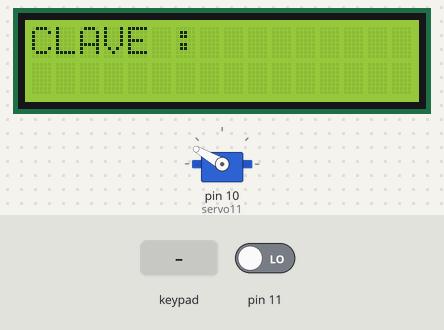
Simulated run of this sketch. Board: Arduino Mega 2560, built with avr-gcc and run on an emulated ATmega2560. Parts: 16×2 character LCD, servo. Inputs (shaded band) come from the test bench; at power-on: pin 11 LOW.

Above: at 1.2 s.
1.3 s: keypad keys 0 0 0 0 # pressed 0.4 s apart
At 3.8 s:
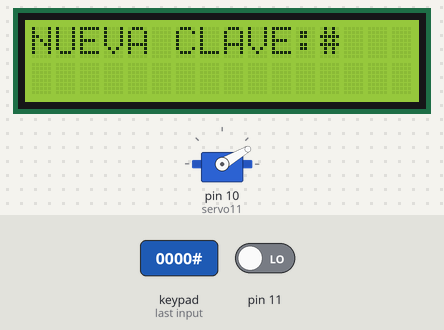
4.8 s: key 'A' pressed
At 5.1 s:
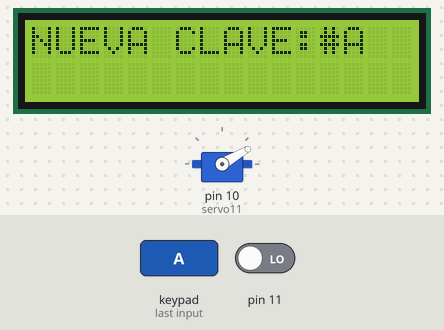
6.3 s: keypad keys 2 2 2 3 2 4 2 5 * pressed 0.4 s apart
At 9.9 s:
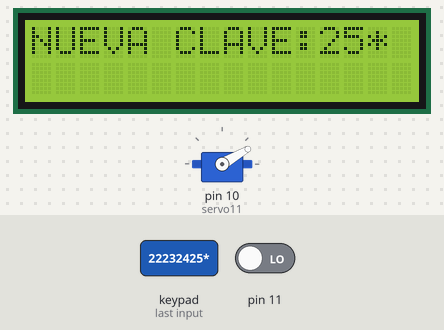
11.4 s: key '1' pressed
At 13.1 s:
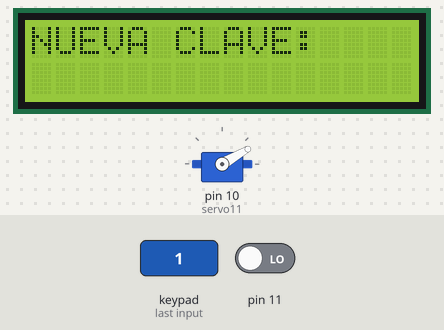
13.4 s: key 'B' pressed
At 14.0 s:
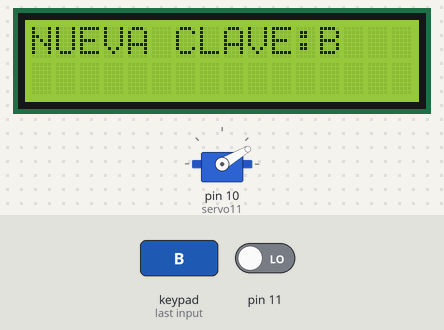
14.9 s: keypad keys 0 0 0 0 A pressed 0.4 s apart
At 17.6 s:
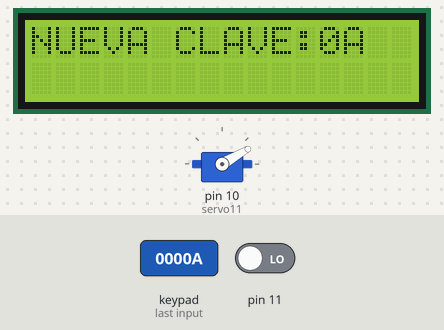
Timing chart, 0 to 19.1 s (numbered marks = the images above; inputs shaded):
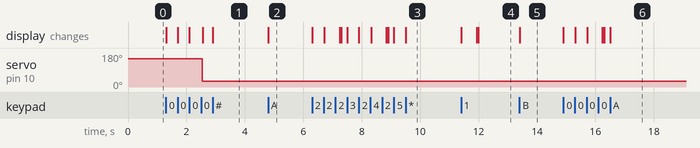

The sketch:

BLOQUEAR_CON_CLAVE_PRUEBA.ino
```cpp
#include <infrarrojo.h>
#include <Wire.h>

// Apertura con Clave y opcion de cambio de Clave
// by: www.elprofegarcia.com

#include <LiquidCrystal_I2C.h> // Incluir la libreria LiquidCrystal_I2C
#include <LiquidCrystal_PCF8574.h> // Incluir la libreria LiquidCrystal_I2C
#include <Keypad.h>            // Incluir la libreria Keypad
#include <Servo.h>             // Incluir la libreria Servo
int estado=0;                  // 0=cerrado 1=abierto
Servo servo11;                 // Crea el objeto servo11 con las caracteristicas de Servo
const byte FILAS = 4;          // define numero de filas
const byte COLUMNAS = 4;       // define numero de columnas
char keys[FILAS][COLUMNAS] = {    // define la distribucion de teclas
  {'1','2','3','A'},
  {'4','5','6','B'},
  {'7','8','9','C'},
  {'*','0','#','D'}
};
byte pinesFilas[FILAS] = {22,23,24,25};         // pines correspondientes a las filas {9,8,7,6}
byte pinesColumnas[COLUMNAS] = {26,27,28,29};  // pines correspondientes a las columnas
Keypad teclado = Keypad(makeKeymap(keys), pinesFilas, pinesColumnas, FILAS, COLUMNAS);  // crea objeto teclado
char TECLA;                        // almacena la tecla presionada
char CLAVE[5];                     // almacena en un array 4 digitos ingresados
char CLAVE_MAESTRA[5] = "0000";    // almacena en un array la contraseña inicial
byte INDICE = 0;                   // indice del array
LiquidCrystal_I2C lcd(0x20,16,2);  // dependiendo del fabricante del I2C el codigo 0x27 cambiar a
                                   // 0x3F , 0x20 , 0x38 ,


void setup()
{
 Serial.begin(9600);    //VELOCIDAD COMUNICACION SERIAL
 pinMode(9,INPUT);

 lcd.init();                          // inicializa el LCD
 lcd.backlight();
 servo11.attach(10,660,1400);        // Asocia el servo1 al pin 10, define el min y max del ancho del pulso
 servo11.write(150);                // Gira el servo a 150 grados Cierra la puerta
 limpia();
}

void loop(){
  TECLA = teclado.getKey();   // obtiene tecla presionada y asigna a variable

  if (TECLA)                  // comprueba que se haya presionado una tecla
  {
    CLAVE[INDICE] = TECLA;    // almacena en array la tecla presionada
    INDICE++;                 // incrementa indice en uno
    lcd.print(TECLA);         // envia al LCD la tecla presionada
  }

  if(INDICE == 4)             // si ya se almacenaron los 4 digitos
  {
    if(!strcmp(CLAVE, CLAVE_MAESTRA))    // compara clave ingresada con clave maestra
        abierto();
    else
        error();

    INDICE = 0;
  }

  if(estado==1 && (digitalRead(11)==0))     // si esta abierta y se pulsa boton de Nueva Clave
         nueva_clave();

  if(estado==1 && (digitalRead(9)==0))    // si esta abierta y se pulsa boton de Nueva Clave  (estado.lectura(VALOR)==1)
         sensorIR();

}

///////////////////// Error //////////////////////////////
void error(){
      lcd.setCursor(0,1);
      lcd.print("CLAVE INCORRECTA");
      limpia();
}
/////////////////////abierto o cerrado //////////////////////////////
void abierto(){
   if(estado==0){
      estado=1;
      lcd.setCursor(0,1);
      lcd.print("ABIERTO            ");
      servo11.write(30);                 // Gira el servo a 30 grados  abre la puerta
   }
   else{
    estado=0;
    lcd.setCursor(0,1);
    lcd.print("CERRADO              ");  // imprime en el LCD que esta cerrada
    servo11.write(150);                // Gira el servo a 150 grados  cierra la puerta
   }
 limpia();
}

/////////////////////Nueva_Clave //////////////////////////////
void nueva_clave(){
  lcd.clear();
  lcd.setCursor(0,0);
  lcd.print("NUEVA CLAVE:");
  INDICE=0;
  while (INDICE<=3) {
   TECLA = teclado.getKey();   // obtiene tecla presionada y asigna a variable TECLA
   if (TECLA)                 // comprueba que se haya presionado una tecla
    {
      CLAVE_MAESTRA[INDICE] = TECLA;    // almacena en array la tecla presionada
      CLAVE[INDICE] = TECLA;
      INDICE++;                 // incrementa indice en uno
      lcd.print(TECLA);         // envia a monitor serial la tecla presionada
    }
  }
 estado=0;
  lcd.setCursor(0,1);
  lcd.print("CLAVE CAMBIADA");
  delay(500);
  limpia();
}

///////////////////// limpia //////////////////////////////
void limpia(){
 lcd.setCursor(0,0);
 lcd.print("CLAVE :          ");
 lcd.setCursor(9,0);
}

///////////////////// sensor IR //////////////////////////////
void sensorIR(){
 estado=0;
 lcd.setCursor(0,1);
 lcd.print("CERRADO");
 lcd.setCursor(0,0);
 lcd.print("CLAVE:  ");
}
```

infrarrojo.h
```cpp
/********************************************************
* Infrarrojo - Library - microelectronicos Bogota
* http://www.microelectronicos.com/shopexd.asp?id=657
* Rev 14/enero/2014
* Creada por Ing. Edison viveros Pasto Colombia
* libreria que lee el estado logico de un sensor infrarrojo
* There is an obstacle, the green indicator light on the circuit board.
* Detection distance: 2 ~ 60cm
* Detection angle: 35 °
* Comparator chip: LM393
* 3mm screw holes for easy mounting
* Dimensions: 3.1 x 1.5cm
*/


#ifndef infrarrojo_h
#define infrarrojo_h

//ESTABLE LA COMPATIBILIDAD PARA DIFERENTES TARJETAS DE ARDUINO
#if ARDUINO >= 100
  #include "Arduino.h"
#else
  #include "WProgram.h"
#endif

//DEFINICION DE LA CLASE QUE CONTIENE ATRIBUTOS O VARIABLES Y FUNCIONES
class infrarrojo {
  public:
   infrarrojo(int pin);//DEFINICION DEL CONSTRUCTOR CON SUS VARIABLES
   long lectura(int lec);//DEFINICION DE LA FUNCION
  private:
   int _pin;
};
#endif
```

Measured:
- after the input at 1.3 s, servo on pin 10 (servo11): 150° → 30° after 1.2 s; the display: first changes at once (image 1 shows a later state)
- after the input at 4.8 s, the display: changes at once (image 2)
- after the input at 6.3 s, the display: first changes at once (image 3 shows a later state)
- after the input at 11.4 s, the display: first changes at once (image 4 shows a later state)
- after the input at 13.4 s, the display: changes at once (image 5)
- after the input at 14.9 s, the display: first changes at once (image 6 shows a later state)
